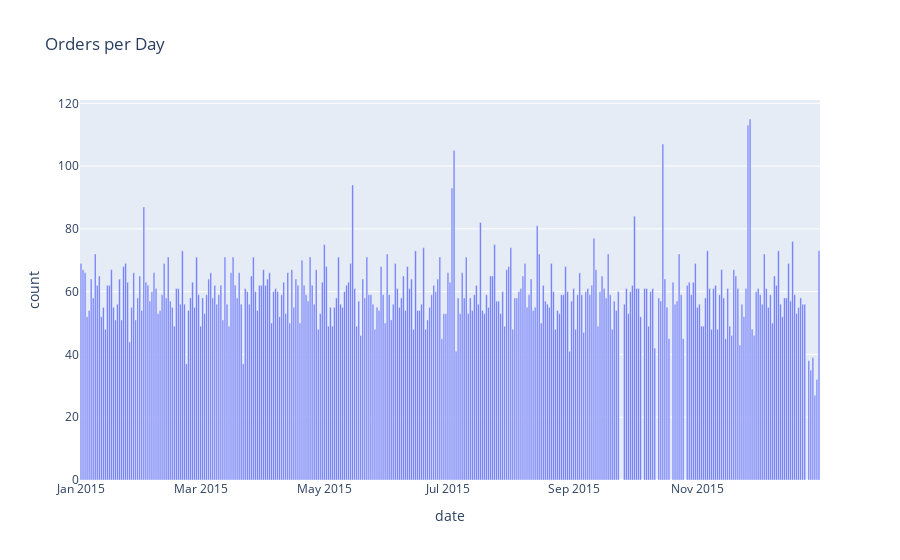
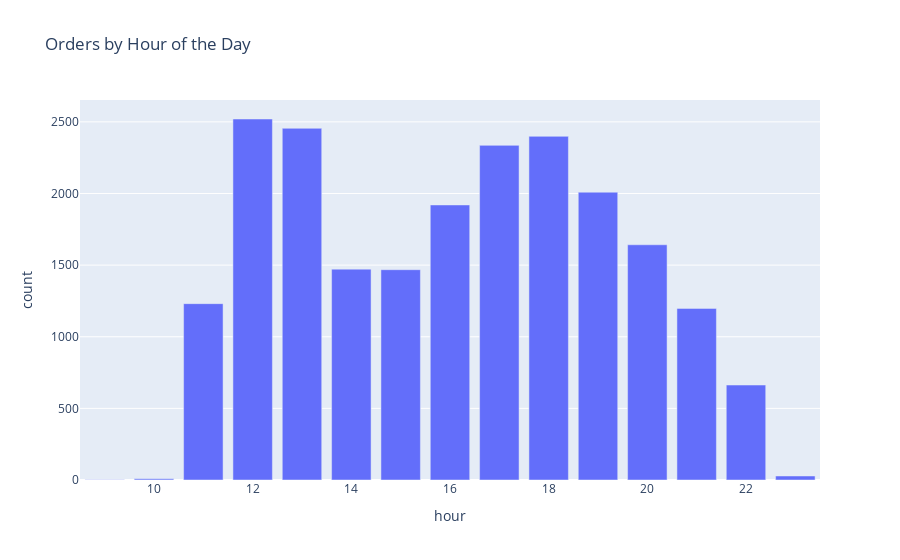
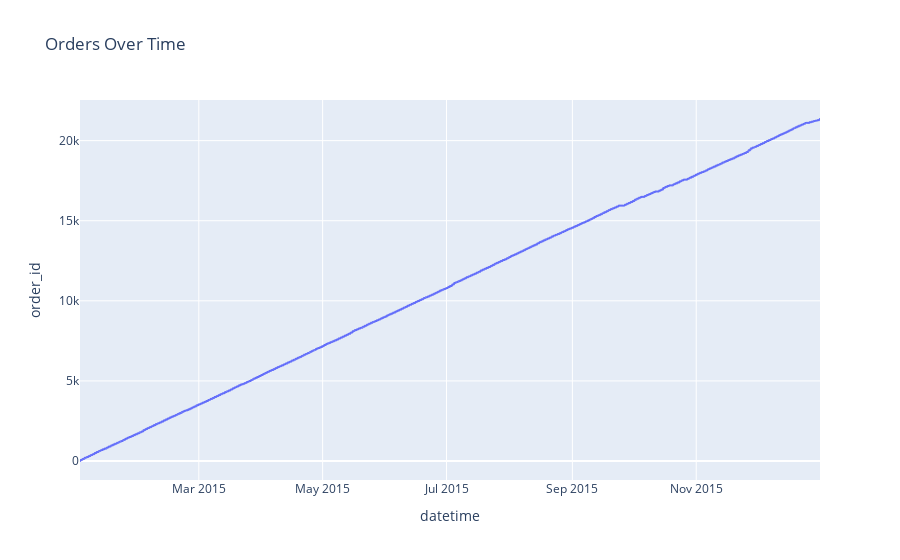
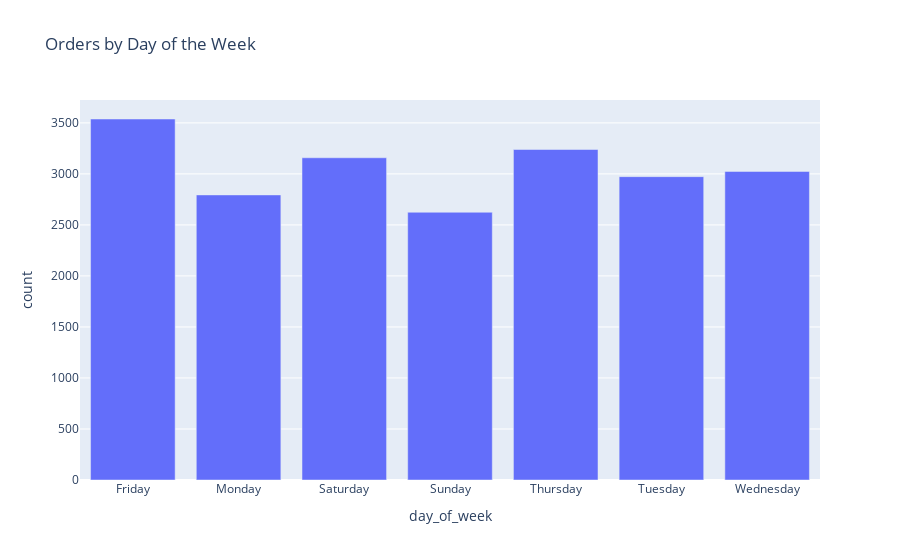

Notebook source saved alongside these figures, in order:
### Markdown cell above
# Affichage des graphes

### Code cell
df = orders
# Convert 'date' and 'time' to datetime format
df['datetime'] = pd.to_datetime(df['date'] + ' ' + df['time'])
# 1. Orders per day
orders_per_day = df.groupby('date').size().reset_index(name='count')
fig1 = px.bar(orders_per_day, x='date', y='count', title="Orders per Day")
# 2. Orders by Hour of the Day
df['hour'] = df['datetime'].dt.hour
orders_by_hour = df.groupby('hour').size().reset_index(name='count')
fig2 = px.bar(orders_by_hour, x='hour', y='count', title="Orders by Hour of the Day")
# 3. Orders Over Time
fig3 = px.line(df, x='datetime', y='order_id', title="Orders Over Time")

# 4. Orders by Days of the Week
df['day_of_week'] = df['datetime'].dt.day_name()
orders_by_day_of_week = df.groupby('day_of_week').size().reset_index(name='count')
fig4 = px.bar(orders_by_day_of_week, x='day_of_week', y='count', title="Orders by Day of the Week")

# Display the charts
fig1.show()
fig2.show()
fig3.show()
fig4.show()

### Figure 1 — Plotly figure (JSON) as saved in the notebook; plotly's stock layout.template omitted (floating-point values rounded to 4 significant figures; data arrays with more than 128 entries replaced by an {"elided": "..."} marker saying what was removed)
{"data": [{"alignmentgroup": "True", "hovertemplate": "date=%{x}<br>count=%{y}<extra></extra>", "legendgroup": "", "marker": {"color": "#636efa", "pattern": {"shape": ""}}, "name": "", "offsetgroup": "", "orientation": "v", "showlegend": false, "textposition": "auto", "type": "bar", "x": {"elided": "358 str values"}, "xaxis": "x", "y": {"elided": "358 int values"}, "yaxis": "y"}], "layout": {"barmode": "relative", "legend": {"tracegroupgap": 0}, "title": {"text": "Orders per Day"}, "xaxis": {"anchor": "y", "domain": [0, 1], "title": {"text": "date"}}, "yaxis": {"anchor": "x", "domain": [0, 1], "title": {"text": "count"}}}}

### Figure 2 — Plotly figure (JSON) as saved in the notebook; plotly's stock layout.template omitted (floating-point values rounded to 4 significant figures)
{"data": [{"alignmentgroup": "True", "hovertemplate": "hour=%{x}<br>count=%{y}<extra></extra>", "legendgroup": "", "marker": {"color": "#636efa", "pattern": {"shape": ""}}, "name": "", "offsetgroup": "", "orientation": "v", "showlegend": false, "textposition": "auto", "type": "bar", "x": [9, 10, 11, 12, 13, 14, 15, 16, 17, 18, 19, 20, 21, 22, 23], "xaxis": "x", "y": [1, 8, 1231, 2520, 2455, 1472, 1468, 1920, 2336, 2399, 2009, 1642, 1198, 663, 28], "yaxis": "y"}], "layout": {"barmode": "relative", "legend": {"tracegroupgap": 0}, "title": {"text": "Orders by Hour of the Day"}, "xaxis": {"anchor": "y", "domain": [0, 1], "title": {"text": "hour"}}, "yaxis": {"anchor": "x", "domain": [0, 1], "title": {"text": "count"}}}}

### Figure 3 — Plotly figure (JSON) as saved in the notebook; plotly's stock layout.template omitted (floating-point values rounded to 4 significant figures; data arrays with more than 128 entries replaced by an {"elided": "..."} marker saying what was removed)
{"data": [{"hovertemplate": "datetime=%{x}<br>order_id=%{y}<extra></extra>", "legendgroup": "", "line": {"color": "#636efa", "dash": "solid"}, "marker": {"symbol": "circle"}, "mode": "lines", "name": "", "showlegend": false, "type": "scattergl", "x": {"elided": "21350 str values"}, "xaxis": "x", "y": {"elided": "21350 int values"}, "yaxis": "y"}], "layout": {"legend": {"tracegroupgap": 0}, "title": {"text": "Orders Over Time"}, "xaxis": {"anchor": "y", "domain": [0, 1], "title": {"text": "datetime"}}, "yaxis": {"anchor": "x", "domain": [0, 1], "title": {"text": "order_id"}}}}

### Figure 4 — Plotly figure (JSON) as saved in the notebook; plotly's stock layout.template omitted (floating-point values rounded to 4 significant figures)
{"data": [{"alignmentgroup": "True", "hovertemplate": "day_of_week=%{x}<br>count=%{y}<extra></extra>", "legendgroup": "", "marker": {"color": "#636efa", "pattern": {"shape": ""}}, "name": "", "offsetgroup": "", "orientation": "v", "showlegend": false, "textposition": "auto", "type": "bar", "x": ["Friday", "Monday", "Saturday", "Sunday", "Thursday", "Tuesday", "Wednesday"], "xaxis": "x", "y": [3538, 2794, 3158, 2624, 3239, 2973, 3024], "yaxis": "y"}], "layout": {"barmode": "relative", "legend": {"tracegroupgap": 0}, "title": {"text": "Orders by Day of the Week"}, "xaxis": {"anchor": "y", "domain": [0, 1], "title": {"text": "day_of_week"}}, "yaxis": {"anchor": "x", "domain": [0, 1], "title": {"text": "count"}}}}
